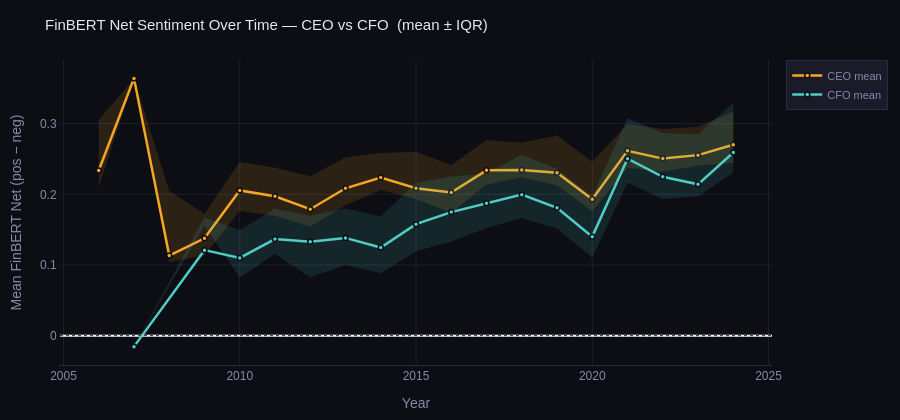

Notebook cell for this chart:
### Code cell
# ── 5a. FinBERT net sentiment ribbon — by year ────────────────────────────────
fb_yr = (
    fb_call
       .groupby(['call_year','role'])['mean_fb_net']
       .agg(['mean',
             lambda x: x.quantile(0.45),
             lambda x: x.quantile(0.65)])
       .rename(columns={'mean':'mean','<lambda_0>':'q25','<lambda_1>':'q75'})
       .reset_index()
       .sort_values('call_year')
)

fig = go.Figure()
BAND_FILL = {
    'CEO': 'rgba(245,166,35,0.13)',  # GOLD with alpha
    'CFO': 'rgba(78,205,196,0.13)',  # TEAL with alpha
}


for role, color in [('CEO', GOLD), ('CFO', TEAL)]:
    d = fb_yr[fb_yr['role'] == role]
    fig.add_trace(go.Scatter(
        x=pd.concat([d['call_year'], d['call_year'][::-1]]),
        y=pd.concat([d['q75'], d['q25'][::-1]]),
        fill='toself', fillcolor=BAND_FILL[role],
        line=dict(width=0), showlegend=False, hoverinfo='skip',
    ))
    fig.add_trace(go.Scatter(
        x=d['call_year'], y=d['mean'].round(4),
        mode='lines+markers', name=f'{role} mean',
        line=dict(color=color, width=2.5),
        marker=dict(color=color, size=5, line=dict(color=BG, width=1.5)),
    ))

fig.add_hline(y=0, line_dash='dot', line_color=BORDER, line_width=1)
theme(fig, 'FinBERT Net Sentiment Over Time — CEO vs CFO  (mean ± IQR)',
      'Year', 'Mean FinBERT Net (pos − neg)', h=420)
fig.show()

### Figure 1 — Plotly figure (JSON) as saved in the notebook; plotly's stock layout.template omitted (floating-point values rounded to 4 significant figures)
{"data": [{"fill": "toself", "fillcolor": "rgba(245,166,35,0.13)", "hoverinfo": "skip", "line": {"width": 0}, "showlegend": false, "type": "scatter", "x": [2006, 2007, 2008, 2009, 2010, 2011, 2012, 2013, 2014, 2015, 2016, 2017, 2018, 2019, 2020, 2021, 2022, 2023, 2024, 2024, 2023, 2022, 2021, 2020, 2019, 2018, 2017, 2016, 2015, 2014, 2013, 2012, 2011, 2010, 2009, 2008, 2007, 2006], "y": [0.3053, 0.364, 0.2052, 0.1723, 0.2456, 0.2374, 0.2255, 0.2525, 0.2585, 0.2604, 0.2416, 0.2768, 0.2729, 0.2832, 0.2462, 0.2989, 0.2924, 0.2955, 0.3172, 0.2445, 0.2406, 0.2323, 0.2377, 0.1761, 0.2127, 0.224, 0.2139, 0.1738, 0.1934, 0.2061, 0.1845, 0.1544, 0.1695, 0.1763, 0.1139, 0.1039, 0.364, 0.2097]}, {"line": {"color": "#f5a623", "width": 2.5}, "marker": {"color": "#f5a623", "line": {"color": "#0d0d14", "width": 1.5}, "size": 5}, "mode": "lines+markers", "name": "CEO mean", "type": "scatter", "x": [2006, 2007, 2008, 2009, 2010, 2011, 2012, 2013, 2014, 2015, 2016, 2017, 2018, 2019, 2020, 2021, 2022, 2023, 2024], "y": [0.2336, 0.364, 0.1133, 0.1377, 0.2054, 0.1972, 0.1789, 0.2085, 0.2236, 0.2087, 0.2025, 0.2339, 0.2344, 0.2304, 0.1929, 0.2615, 0.2505, 0.2554, 0.2701]}, {"fill": "toself", "fillcolor": "rgba(78,205,196,0.13)", "hoverinfo": "skip", "line": {"width": 0}, "showlegend": false, "type": "scatter", "x": [2007, 2009, 2010, 2011, 2012, 2013, 2014, 2015, 2016, 2017, 2018, 2019, 2020, 2021, 2022, 2023, 2024, 2024, 2023, 2022, 2021, 2020, 2019, 2018, 2017, 2016, 2015, 2014, 2013, 2012, 2011, 2010, 2009, 2007], "y": [-0.01549, 0.1675, 0.1494, 0.1796, 0.1697, 0.1799, 0.1686, 0.2159, 0.2253, 0.2293, 0.2561, 0.2363, 0.1969, 0.3078, 0.2863, 0.2849, 0.3295, 0.231, 0.1972, 0.1932, 0.2163, 0.1107, 0.1516, 0.1664, 0.1523, 0.1333, 0.1194, 0.08841, 0.09996, 0.08274, 0.1156, 0.08216, 0.1558, -0.01549]}, {"line": {"color": "#4ecdc4", "width": 2.5}, "marker": {"color": "#4ecdc4", "line": {"color": "#0d0d14", "width": 1.5}, "size": 5}, "mode": "lines+markers", "name": "CFO mean", "type": "scatter", "x": [2007, 2009, 2010, 2011, 2012, 2013, 2014, 2015, 2016, 2017, 2018, 2019, 2020, 2021, 2022, 2023, 2024], "y": [-0.0155, 0.121, 0.11, 0.1367, 0.1328, 0.1383, 0.1247, 0.1578, 0.1748, 0.1872, 0.1995, 0.1808, 0.1401, 0.2503, 0.2248, 0.2141, 0.2592]}], "layout": {"font": {"color": "#e8e8f0", "family": "sans-serif", "size": 12}, "height": 420, "legend": {"bgcolor": "#1a1a28", "bordercolor": "#2a2a42", "borderwidth": 1, "font": {"color": "#8888aa", "size": 11}}, "margin": {"b": 50, "l": 60, "r": 30, "t": 60}, "paper_bgcolor": "#0d0d14", "plot_bgcolor": "#0d0d14", "shapes": [{"line": {"color": "#2a2a42", "dash": "dot", "width": 1}, "type": "line", "x0": 0, "x1": 1, "xref": "x domain", "y0": 0, "y1": 0, "yref": "y"}], "title": {"font": {"color": "#e8e8f0", "size": 15}, "text": "FinBERT Net Sentiment Over Time — CEO vs CFO  (mean ± IQR)"}, "xaxis": {"gridcolor": "#1e1e30", "linecolor": "#2a2a42", "tickcolor": "#2a2a42", "tickfont": {"color": "#8888aa"}, "title": {"font": {"color": "#8888aa"}, "text": "Year"}}, "yaxis": {"gridcolor": "#1e1e30", "linecolor": "rgba(0,0,0,0)", "tickfont": {"color": "#8888aa"}, "title": {"font": {"color": "#8888aa"}, "text": "Mean FinBERT Net (pos − neg)"}}}}
